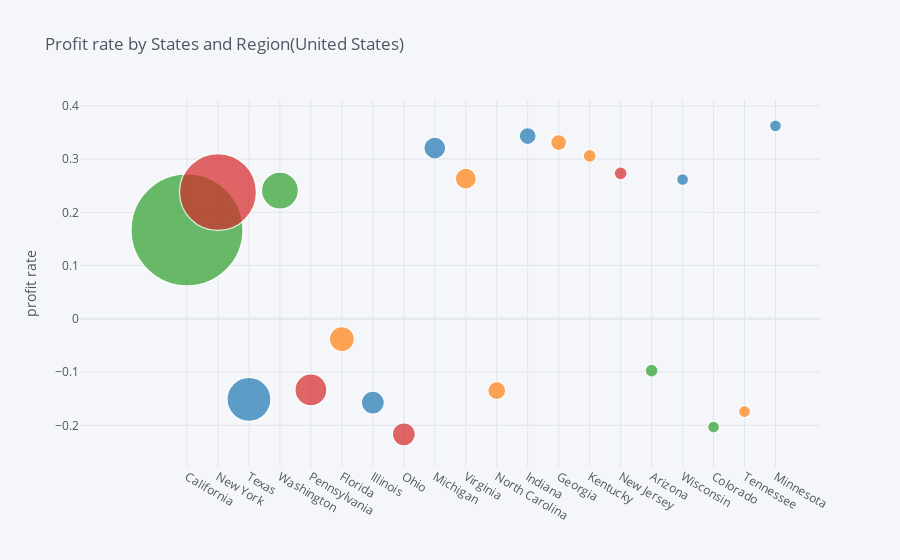

Here is the notebook cell this chart was saved with:
### Code cell
colormap=dict(zip(US_sales_profit.Region.value_counts().index, newcolors))
US_sales_profit["colors"]=US_sales_profit.Region.map(colormap)

US_sales_profit.iplot(kind="bubble", 
                      x="State",
                      y="Profit_rate", 
                      size="Sales",
                      title="Profit rate by States and Region(United States)",
                      yTitle="profit rate",
                      color=list(US_sales_profit.colors)
                     )

### Figure 1 — Plotly figure (JSON) as saved in the notebook; plotly's stock layout.template omitted (floating-point values rounded to 4 significant figures)
{"data": [{"marker": {"color": ["rgb(44, 160, 44)", "rgb(214, 39, 40)", "rgb(31, 119, 180)", "rgb(44, 160, 44)", "rgb(214, 39, 40)", "rgb(255, 127, 14)", "rgb(31, 119, 180)", "rgb(214, 39, 40)", "rgb(31, 119, 180)", "rgb(255, 127, 14)", "rgb(255, 127, 14)", "rgb(31, 119, 180)", "rgb(255, 127, 14)", "rgb(255, 127, 14)", "rgb(214, 39, 40)", "rgb(44, 160, 44)", "rgb(31, 119, 180)", "rgb(44, 160, 44)", "rgb(255, 127, 14)", "rgb(31, 119, 180)"], "line": {"width": 1.3}, "size": [112, 77, 44, 37, 32, 25, 23, 23, 22, 21, 18, 17, 16, 13, 13, 13, 12, 12, 12, 12], "symbol": "circle"}, "mode": "markers", "text": "", "type": "scatter", "x": ["California", "New York", "Texas", "Washington", "Pennsylvania", "Florida", "Illinois", "Ohio", "Michigan", "Virginia", "North Carolina", "Indiana", "Georgia", "Kentucky", "New Jersey", "Arizona", "Wisconsin", "Colorado", "Tennessee", "Minnesota"], "y": [0.1669, 0.2382, -0.1512, 0.2409, -0.1335, -0.03799, -0.1573, -0.2169, 0.3207, 0.2633, -0.1347, 0.3433, 0.331, 0.3061, 0.2733, -0.09716, 0.2616, -0.2033, -0.1742, 0.3624]}], "layout": {"legend": {"bgcolor": "#F5F6F9", "font": {"color": "#4D5663"}}, "paper_bgcolor": "#F5F6F9", "plot_bgcolor": "#F5F6F9", "title": {"font": {"color": "#4D5663"}, "text": "Profit rate by States and Region(United States)"}, "xaxis": {"gridcolor": "#E1E5ED", "showgrid": true, "tickfont": {"color": "#4D5663"}, "title": {"font": {"color": "#4D5663"}, "text": ""}, "zerolinecolor": "#E1E5ED"}, "yaxis": {"gridcolor": "#E1E5ED", "showgrid": true, "tickfont": {"color": "#4D5663"}, "title": {"font": {"color": "#4D5663"}, "text": "profit rate"}, "zerolinecolor": "#E1E5ED"}}}
